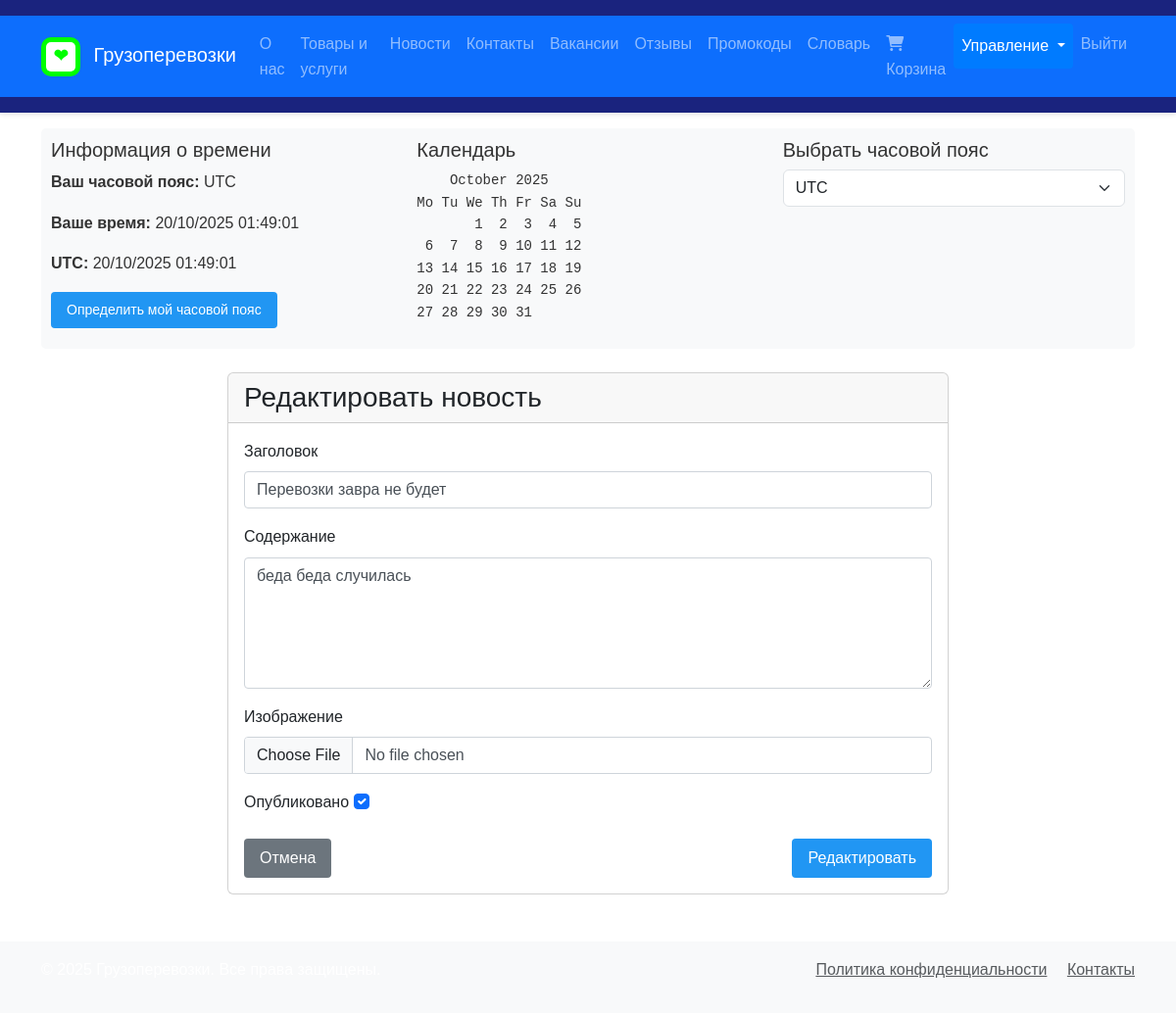
Page /management/news/1/edit/ (signed in) on the committed database.
### main/models.py (models this page shows, shortened)
class News(models.Model):
    title = models.CharField('Заголовок', max_length=200)
    content = models.TextField('Содержание')
    short_content = models.CharField('Краткое содержание', max_length=500, default='')
    image = models.ImageField('Изображение', upload_to='news/', null=True, blank=True)
    created_at = models.DateTimeField('Дата создания', auto_now_add=True)
    updated_at = models.DateTimeField('Дата обновления', auto_now=True)
    is_published = models.BooleanField('Опубликовано', default=True)
    author = models.ForeignKey(User, on_delete=models.CASCADE, verbose_name='Автор')
    class Meta:
        verbose_name = 'Новость'
        verbose_name_plural = 'Новости'
        ordering = ['-created_at']

### main/views.py (the view)
# urls.py: path('management/news/<int:news_id>/edit/', views.news_edit, name='news_edit'),
@staff_member_required
def news_edit(request, news_id):
    news = get_object_or_404(News, id=news_id)
    if request.method == 'POST':
        form = NewsForm(request.POST, request.FILES, instance=news)
        if form.is_valid():
            form.save()
            messages.success(request, 'Новость успешно обновлена!')
            return redirect('main:news_list_admin')
    else:
        form = NewsForm(instance=news)
    return render(request, 'main/admin/news_form.html', {'form': form, 'action': 'Редактировать'})

### main/forms.py
class NewsForm(forms.ModelForm):
    class Meta:
        model = News
        fields = ['title', 'content', 'image', 'is_published']
        widgets = {
            'title': forms.TextInput(attrs={'class': 'form-control'}),
            'content': forms.Textarea(attrs={'class': 'form-control', 'rows': 5}),
            'image': forms.FileInput(attrs={'class': 'form-control'}),
            'is_published': forms.CheckboxInput(attrs={'class': 'form-check-input'})
        }

### main/context_processors.py (called while the page is built)
def timezone_info(request):
    user_timezone = request.session.get('user_timezone', 'UTC')
    if user_timezone not in pytz.all_timezones:
        user_timezone = 'UTC'
    user_tz = pytz.timezone(user_timezone)
    utc_now = timezone.now()
    user_now = utc_now.astimezone(user_tz)
    cal = calendar.TextCalendar(calendar.MONDAY)
    current_calendar = cal.formatmonth(user_now.year, user_now.month)
    return {
        'user_timezone': user_timezone,
        'utc_now': utc_now.strftime('%d/%m/%Y %H:%M:%S'),
        'user_now': user_now.strftime('%d/%m/%Y %H:%M:%S'),
        'current_calendar': current_calendar,
    }

### main/templates/main/admin/news_form.html (shortened to what this page needs)
{% extends 'main/base.html' %}
{% load static %}
{% block content %}
<div class="container mt-4">
    <div class="row justify-content-center">
        <div class="col-md-8">
            <div class="card">
                <div class="card-header">
                    <h3 class="card-title mb-0">{{ action }} новость</h3>
                </div>
                <div class="card-body">
                    <form method="post" enctype="multipart/form-data">
                        {% for field in form %}
                        <div class="mb-3">
                            <label for="{{ field.id_for_label }}" class="form-label">{{ field.label }}</label>
                            {{ field }}
                        </div>
                        {% endfor %}
                        <div class="d-flex justify-content-between">
                            <a href="{% url 'main:news_list_admin' %}" class="btn btn-secondary">Отмена</a>
                            <button type="submit" class="btn btn-primary">{{ action }}</button>
                        </div>
                    </form>
                </div>
            </div>
        </div>
    </div>
</div>
{% endblock %}

### main/static/css/style.css (style rules this page uses)
* { margin: 0; padding: 0; box-sizing: border-box; }
body { font-family: 'Arial', sans-serif; line-height: 1.6; color: #333; }
.btn { padding: 0.5rem 1rem; border: none; border-radius: 4px; cursor: pointer; text-decoration: none; transition: background-color 0.3s; }
.btn-primary { background-color: #2196f3; color: white; }
.form-control { display: block; width: 100%; padding: .375rem .75rem; font-size: 1rem; line-height: 1.5; color: #495057; background-color: #fff; border: 1px solid #ced4da; border-radius: .25rem; transition: border-color .15s ease-in-out,box-shadow .15s ease-in-out; }

### rows in the picture
News: form "Перевозки завра не будет" "беда беда случилась" "☑"

### other values in the picture
{{ user_timezone }} "UTC"
{{ user_now }} "20/10/2025 01:49:01"
{{ utc_now }} "20/10/2025 01:49:01"
{{ current_calendar }} "October 2025 Mo Tu We Th Fr Sa Su 1 2 3 4 5 6 7 8 9 10 11 12 13 14 15 16 17 18 19 20 21 22 23 24 25 26 27 28 29 30 31"
{{ action }} "Редактировать"
{{ field.label }} "Заголовок" "Содержание" "Изображение" "Опубликовано"
